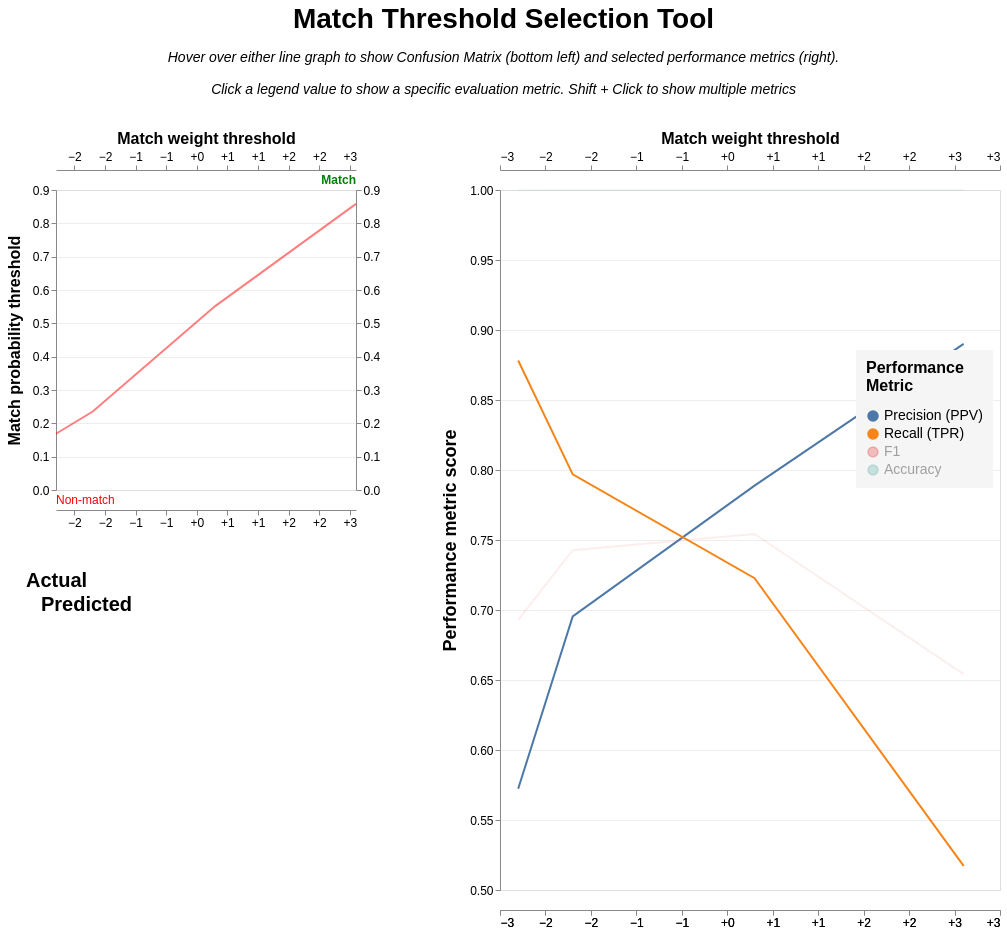

Notebook code for this chart:
### Markdown cell above
### Reviewing our results

### Code cell
linker.evaluation.accuracy_analysis_from_labels_column(
    GROUND_TRUTH_ID_COL, 
    output_type="threshold_selection",
    add_metrics=["f1", "accuracy"]
)

### Figure 1 — Vega-Lite specification as saved in the notebook (floating-point values rounded to 4 significant figures)
{"config": {"view": {"continuousWidth": 300, "continuousHeight": 300, "discreteHeight": {"step": 150}, "discreteWidth": {"step": 150}}, "axis": {"gridWidth": 0.5, "labelFontSize": 12, "titleFontSize": 16}, "axisX": {"format": "+.0f", "grid": false, "offset": 20, "values": {"expr": "[-25,-20,-15,-10,-5,0,5,10,15,20,25]"}}, "axisY": {"title": "Match probability threshold", "titleFontSize": 16}, "concat": {"spacing": 40}}, "hconcat": [{"vconcat": [{"layer": [{"layer": [{"mark": {"type": "rule"}, "encoding": {"opacity": {"condition": {"param": "threshold", "value": 0.3, "empty": false}, "value": 0}, "x": {"axis": {"orient": "bottom"}, "field": "truth_threshold", "scale": {"nice": false}, "title": null, "type": "quantitative"}}, "params": [{"name": "threshold", "select": {"type": "point", "encodings": ["x"], "fields": ["truth_threshold"], "nearest": true, "on": "mouseover", "toggle": false}, "value": null}]}, {"mark": {"type": "rule"}, "encoding": {"opacity": {"condition": {"param": "threshold", "value": 0.3, "empty": false}, "value": 0}, "y": {"axis": {"orient": "right"}, "field": "match_probability", "title": " ", "type": "quantitative"}}, "params": [{"name": "prob", "select": {"type": "point", "encodings": ["y"], "fields": ["match_probability"], "nearest": true, "on": "mouseover", "toggle": false}}]}]}, {"layer": [{"mark": {"type": "text", "fontSize": 14, "fontWeight": "bold", "xOffset": 25, "yOffset": 10}, "encoding": {"text": {"aggregate": "min", "field": "truth_threshold", "format": "+.2f"}, "y": {"axis": {"orient": "left"}, "field": "match_probability", "title": "Match probability threshold", "type": "quantitative"}}, "transform": [{"filter": {"param": "threshold", "empty": false}}]}, {"mark": {"type": "text", "fontSize": 14, "xOffset": -25, "yOffset": -10}, "encoding": {"text": {"aggregate": "min", "field": "match_probability", "format": ".3f"}}, "transform": [{"filter": {"param": "threshold", "empty": false}}]}, {"mark": {"type": "line", "color": "red", "opacity": 0.5}}, {"mark": {"type": "line", "color": "green", "opacity": 0.5, "strokeWidth": 3}, "transform": [{"filter": "datum.truth_threshold >= threshold.truth_threshold"}]}, {"mark": {"type": "point", "color": "green", "size": 100}, "encoding": {"opacity": {"condition": {"param": "threshold", "value": 1, "empty": false}, "value": 0}}}], "encoding": {"x": {"field": "truth_threshold", "type": "quantitative", "title": "Match weight threshold", "axis": {"orient": "top"}}, "y": {"field": "match_probability", "type": "quantitative", "title": "Match probability threshold", "axis": {"orient": "left", "titlePadding": 10}}}}, {"mark": {"type": "text", "align": "left", "color": "red", "fontSize": 12, "text": "Non-match", "x": 0, "y": "height", "yOffset": 10}, "data": {"values": [{}]}}, {"mark": {"type": "text", "align": "right", "color": "green", "fontSize": 12, "fontWeight": "bold", "text": "Match", "x": "width", "y": 0, "yOffset": -10}, "data": {"values": [{}]}}], "description": "Match weight vs probability"}, {"hconcat": [{"layer": [{"mark": {"type": "rect", "opacity": 0.5}, "encoding": {"color": {"field": "count", "legend": null, "scale": {"scheme": "reds", "zero": true}, "type": "quantitative"}}, "transform": [{"filter": "datum.predicted == 0"}]}, {"mark": {"type": "rect", "opacity": 0.5}, "encoding": {"color": {"field": "count", "legend": null, "scale": {"scheme": "greens", "zero": true}, "type": "quantitative"}}, "transform": [{"filter": "datum.predicted == 1"}]}, {"mark": {"type": "text", "fontSize": 14, "yOffset": -40}, "encoding": {"color": {"condition": [{"test": "datum.predicted==1 && datum.actual==1", "value": "darkgreen"}, {"test": "datum.predicted==0 && datum.actual==0", "value": "darkred"}], "value": "black"}, "opacity": {"condition": {"test": "datum.predicted != datum.actual", "value": 1}, "value": 0.5}, "text": {"field": "confusion_label", "type": "nominal"}}}, {"mark": {"type": "text", "fontSize": 28, "fontWeight": "bold", "yOffset": 10}, "encoding": {"color": {"condition": [{"test": "datum.predicted==1 && datum.actual==1", "value": "darkgreen"}, {"test": "datum.predicted==0 && datum.actual==0", "value": "darkred"}], "value": "black"}, "text": {"field": "count", "format": ",", "type": "nominal"}}}], "description": "Confusion matrix", "encoding": {"x": {"field": "actual", "type": "nominal", "title": "Actual", "axis": {"domain": false, "labelAngle": 0, "labelExpr": "datum.label == 1 ? 'Match' : 'Non-match'", "labelFontSize": 18, "labelPadding": 10, "orient": "top", "ticks": false, "titleAngle": 0, "titleFontSize": 20}, "sort": "-x"}, "y": {"field": "predicted", "type": "nominal", "title": "Predicted", "axis": {"domain": false, "labelExpr": "datum.label == 1 ? 'Match' : 'Non-match'", "labelFontSize": 18, "labelPadding": 10, "ticks": false, "titleAngle": 0, "titleFontSize": 20, "titlePadding": -30}, "sort": "-y"}}, "resolve": {"scale": {"color": "independent"}}, "transform": [{"filter": {"or": [{"param": "threshold", "empty": false}, {"and": [{"param": "threshold", "empty": true}, "datum.truth_threshold == datum.median_threshold"]}]}}]}], "transform": [{"fold": ["tp", "tn", "fp", "fn"], "as": ["label", "count"]}, {"calculate": "datum.label === 'tp' ? 'True Positive (TP)' : datum.label === 'tn' ? 'True Negative (TN)' : datum.label === 'fp' ? 'False Positive (FP)' : 'False Negative (FN)'", "as": "confusion_label"}, {"calculate": "datum.label === 'tp' || datum.label === 'fp' ? 1 : 0", "as": "predicted"}, {"calculate": "datum.label === 'tp' || datum.label === 'fn' ? 1 : 0", "as": "actual"}, {"joinaggregate": [{"op": "median", "field": "truth_threshold", "as": "median_threshold"}]}]}]}, {"layer": [{"layer": [{"mark": {"type": "point", "size": 100}, "encoding": {"opacity": {"condition": {"param": "threshold", "value": 1, "empty": false}, "value": 0}, "tooltip": [{"field": "truth_threshold", "format": ".3f", "title": "Match weight threshold", "type": "quantitative"}, {"field": "match_probability", "format": ".3%", "title": "Match probability threshold", "type": "quantitative"}, {"field": "precision", "format": ".4f", "title": "Precision", "type": "quantitative"}, {"field": "recall", "format": ".4f", "title": "Recall (TPR)", "type": "quantitative"}, {"field": "fp_rate", "format": ".4f", "title": "FPR", "type": "quantitative"}], "x": {"axis": {"orient": "top"}, "field": "truth_threshold", "title": "Match weight threshold"}}, "params": [{"name": "metric", "select": {"type": "point", "fields": ["metric"]}, "bind": "legend", "value": [{"metric": "precision"}, {"metric": "recall"}]}, {"name": "threshold", "select": {"type": "point", "encodings": ["x"], "fields": ["truth_threshold"], "nearest": true, "on": "mouseover", "toggle": false}, "value": null}], "transform": [{"filter": {"param": "metric", "empty": true}}]}, {"mark": {"type": "line"}, "encoding": {"opacity": {"condition": {"param": "metric", "value": 1}, "value": 0.1}, "x": {"axis": {"orient": "bottom"}, "field": "truth_threshold", "title": null}}}], "encoding": {"color": {"field": "metric", "type": "nominal", "sort": ["precision", "recall", "f1", "accuracy"], "title": ["Performance", "Metric"], "legend": {"fillColor": "whitesmoke", "labelExpr": "{'precision': 'Precision (PPV)', 'recall': 'Recall (TPR)', 'specificity': 'Specificity (TNR)', 'accuracy': 'Accuracy', 'npv': 'NPV', 'f1': 'F1', 'f2': 'F2', 'f0_5': 'F0.5', 'p4': 'P4', 'phi': 'φ (MCC)'}[datum.value]", "labelFontSize": 14, "legendX": 800, "legendY": 160, "orient": "none", "padding": 10, "titleFontSize": 16, "titlePadding": 15}}, "x": {"type": "quantitative", "field": "truth_threshold"}, "y": {"field": "value", "type": "quantitative", "axis": {"labelFontSize": 12, "title": "Performance metric score", "titleFontSize": 18, "titlePadding": 10, "values": {"expr": "[0.5,0.55,0.6,0.65,0.7,0.75,0.8,0.85,0.9,0.95,1.0]"}}, "scale": {"domain": [0.5, 1]}}}}, {"layer": [{"mark": {"type": "rule", "color": "gray"}, "encoding": {"x": {"field": "truth_threshold", "title": null, "type": "quantitative"}}}, {"layer": [{"mark": {"type": "rect", "fill": "whitesmoke", "x": 200, "x2": 10, "y2Offset": 20, "yOffset": -20}, "encoding": {"y2": {"field": "score_index"}}}, {"mark": {"type": "text", "align": "right", "baseline": "middle", "fontSize": 16, "x": 200, "xOffset": -10}}], "encoding": {"color": {"field": "metric", "sort": ["precision", "recall", "f1", "accuracy"]}, "text": {"field": "y_text"}, "y": {"field": "score_index", "type": "quantitative"}}, "transform": [{"filter": {"param": "metric", "empty": true}}]}, {"mark": {"type": "text", "fontSize": 14, "fontWeight": "bold", "xOffset": 20, "y": 0, "yOffset": -10}, "encoding": {"text": {"condition": {"param": "threshold", "aggregate": "min", "empty": false, "field": "truth_threshold", "format": "+.2f", "type": "nominal"}, "value": ""}, "x": {"field": "truth_threshold", "type": "quantitative"}}}], "transform": [{"filter": {"param": "threshold", "empty": false}}]}], "description": "Accuracy chart", "height": 700, "transform": [{"fold": ["precision", "recall", "f1", "accuracy"], "as": ["metric", "value"]}, {"calculate": "0.6375 - 0.025*indexof(['precision', 'recall', 'f1', 'accuracy'], datum.metric)", "as": "score_index"}, {"calculate": "{'precision': 'Precision (PPV)', 'recall': 'Recall (TPR)', 'specificity': 'Specificity (TNR)', 'accuracy': 'Accuracy', 'npv': 'NPV', 'f1': 'F1', 'f2': 'F2', 'f0_5': 'F0.5', 'p4': 'P4', 'phi': 'φ (MCC)'}[datum.metric]", "as": "metric_text"}, {"calculate": "datum.metric_text + ' = ' + format(datum.value, ',.3g')", "as": "y_text"}], "width": 500}], "data": {"name": "data-427586add29d1a06566ee0688b51868c"}, "title": {"text": "Match Threshold Selection Tool", "anchor": "middle", "baseline": "line-bottom", "fontSize": 28, "subtitle": ["Hover over either line graph to show Confusion Matrix (bottom left) and selected performance metrics (right).", "", "Click a legend value to show a specific evaluation metric. Shift + Click to show multiple metrics"], "subtitleFontSize": 14, "subtitleFontStyle": "italic"}, "$schema": "https://vega.github.io/schema/vega-lite/v5.14.1.json", "datasets": {"data-427586add29d1a06566ee0688b51868c": [{"truth_threshold": -2.3, "match_probability": 0.1688, "total_clerical_labels": 12380000.0, "p": 1659.0, "n": 12380000.0, "tp": 1457.0, "tn": 12380000.0, "fp": 1089.0, "fn": 202.0, "P_rate": 0.000134, "N_rate": 0.9999, "tp_rate": 0.8782, "tn_rate": 0.9999, "fp_rate": 8.796e-05, "fn_rate": 0.1218, "precision": 0.5723, "recall": 0.8782, "specificity": 0.9999, "npv": 1.0, "accuracy": 0.9999, "f1": 0.693, "f2": 0.7934, "f0_5": 0.6151, "p4": 0.8186, "phi": 0.7089}, {"truth_threshold": -1.7, "match_probability": 0.2353, "total_clerical_labels": 12380000.0, "p": 1659.0, "n": 12380000.0, "tp": 1322.0, "tn": 12380000.0, "fp": 579.0, "fn": 337.0, "P_rate": 0.000134, "N_rate": 0.9999, "tp_rate": 0.7969, "tn_rate": 1.0, "fp_rate": 4.676e-05, "fn_rate": 0.2031, "precision": 0.6954, "recall": 0.7969, "specificity": 1.0, "npv": 1.0, "accuracy": 0.9999, "f1": 0.7427, "f2": 0.7743, "f0_5": 0.7136, "p4": 0.8523, "phi": 0.7444}, {"truth_threshold": 0.3, "match_probability": 0.5518, "total_clerical_labels": 12380000.0, "p": 1659.0, "n": 12380000.0, "tp": 1199.0, "tn": 12380000.0, "fp": 321.0, "fn": 460.0, "P_rate": 0.000134, "N_rate": 0.9999, "tp_rate": 0.7227, "tn_rate": 1.0, "fp_rate": 2.593e-05, "fn_rate": 0.2773, "precision": 0.7888, "recall": 0.7227, "specificity": 1.0, "npv": 1.0, "accuracy": 0.9999, "f1": 0.7543, "f2": 0.735, "f0_5": 0.7746, "p4": 0.8599, "phi": 0.755}, {"truth_threshold": 2.6, "match_probability": 0.8584, "total_clerical_labels": 12380000.0, "p": 1659.0, "n": 12380000.0, "tp": 858.0, "tn": 12380000.0, "fp": 106.0, "fn": 801.0, "P_rate": 0.000134, "N_rate": 0.9999, "tp_rate": 0.5172, "tn_rate": 1.0, "fp_rate": 8.561e-06, "fn_rate": 0.4828, "precision": 0.89, "recall": 0.5172, "specificity": 1.0, "npv": 0.9999, "accuracy": 0.9999, "f1": 0.6542, "f2": 0.5645, "f0_5": 0.7779, "p4": 0.791, "phi": 0.6784}]}}
